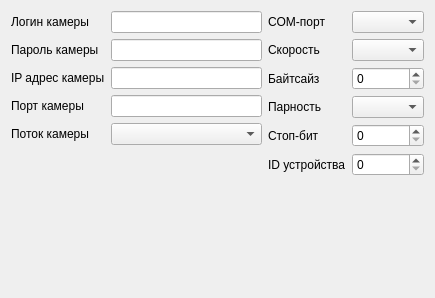
<?xml version="1.0" encoding="UTF-8"?>
<ui version="4.0">
 <class>settings</class>
 <widget class="QWidget" name="settings">
  <property name="geometry">
   <rect>
    <x>0</x>
    <y>0</y>
    <width>435</width>
    <height>298</height>
   </rect>
  </property>
  <property name="windowTitle">
   <string>Form</string>
  </property>
  <layout class="QHBoxLayout" name="horizontalLayout">
   <item>
    <layout class="QFormLayout" name="camera_form_layout">
     <item row="0" column="0">
      <widget class="QLabel" name="login_label">
       <property name="text">
        <string>Логин камеры</string>
       </property>
      </widget>
     </item>
     <item row="0" column="1">
      <widget class="QLineEdit" name="login_field">
       <property name="sizePolicy">
        <sizepolicy hsizetype="MinimumExpanding" vsizetype="Fixed">
         <horstretch>0</horstretch>
         <verstretch>0</verstretch>
        </sizepolicy>
       </property>
      </widget>
     </item>
     <item row="1" column="0">
      <widget class="QLabel" name="password_label">
       <property name="text">
        <string>Пароль камеры</string>
       </property>
      </widget>
     </item>
     <item row="1" column="1">
      <widget class="QLineEdit" name="password_field">
       <property name="sizePolicy">
        <sizepolicy hsizetype="MinimumExpanding" vsizetype="Fixed">
         <horstretch>0</horstretch>
         <verstretch>0</verstretch>
        </sizepolicy>
       </property>
      </widget>
     </item>
     <item row="2" column="0">
      <widget class="QLabel" name="ip_label">
       <property name="text">
        <string>IP адрес камеры</string>
       </property>
      </widget>
     </item>
     <item row="2" column="1">
      <widget class="QLineEdit" name="ip_field">
       <property name="sizePolicy">
        <sizepolicy hsizetype="MinimumExpanding" vsizetype="Fixed">
         <horstretch>0</horstretch>
         <verstretch>0</verstretch>
        </sizepolicy>
       </property>
      </widget>
     </item>
     <item row="3" column="0">
      <widget class="QLabel" name="port_label">
       <property name="text">
        <string>Порт камеры</string>
       </property>
      </widget>
     </item>
     <item row="3" column="1">
      <widget class="QLineEdit" name="port_field">
       <property name="sizePolicy">
        <sizepolicy hsizetype="MinimumExpanding" vsizetype="Fixed">
         <horstretch>0</horstretch>
         <verstretch>0</verstretch>
        </sizepolicy>
       </property>
      </widget>
     </item>
     <item row="4" column="0">
      <widget class="QLabel" name="stream_type_label">
       <property name="text">
        <string>Поток камеры</string>
       </property>
      </widget>
     </item>
     <item row="4" column="1">
      <widget class="QComboBox" name="stream_type_combo">
       <property name="sizePolicy">
        <sizepolicy hsizetype="MinimumExpanding" vsizetype="Fixed">
         <horstretch>0</horstretch>
         <verstretch>0</verstretch>
        </sizepolicy>
       </property>
      </widget>
     </item>
    </layout>
   </item>
   <item>
    <layout class="QFormLayout" name="modbus_form_layout">
     <item row="0" column="0">
      <widget class="QLabel" name="serial_port_label">
       <property name="text">
        <string>COM-порт</string>
       </property>
      </widget>
     </item>
     <item row="0" column="1">
      <widget class="QComboBox" name="serial_port_combo"/>
     </item>
     <item row="1" column="0">
      <widget class="QLabel" name="baudrate_label">
       <property name="text">
        <string>Скорость</string>
       </property>
      </widget>
     </item>
     <item row="1" column="1">
      <widget class="QComboBox" name="baudrate_combo"/>
     </item>
     <item row="2" column="0">
      <widget class="QLabel" name="bytesize_label">
       <property name="text">
        <string>Байтсайз</string>
       </property>
      </widget>
     </item>
     <item row="2" column="1">
      <widget class="QSpinBox" name="bytesize_spinbox"/>
     </item>
     <item row="3" column="0">
      <widget class="QLabel" name="pairity_label">
       <property name="text">
        <string>Парность</string>
       </property>
      </widget>
     </item>
     <item row="3" column="1">
      <widget class="QComboBox" name="pairity_combo"/>
     </item>
     <item row="4" column="0">
      <widget class="QLabel" name="stopbits_label">
       <property name="text">
        <string>Стоп-бит</string>
       </property>
      </widget>
     </item>
     <item row="4" column="1">
      <widget class="QSpinBox" name="stopbits_spinbox"/>
     </item>
     <item row="5" column="0">
      <widget class="QLabel" name="slave_id_label">
       <property name="text">
        <string>ID устройства</string>
       </property>
      </widget>
     </item>
     <item row="5" column="1">
      <widget class="QSpinBox" name="slave_id_spinbox"/>
     </item>
    </layout>
   </item>
  </layout>
 </widget>
 <resources/>
 <connections/>
</ui>
